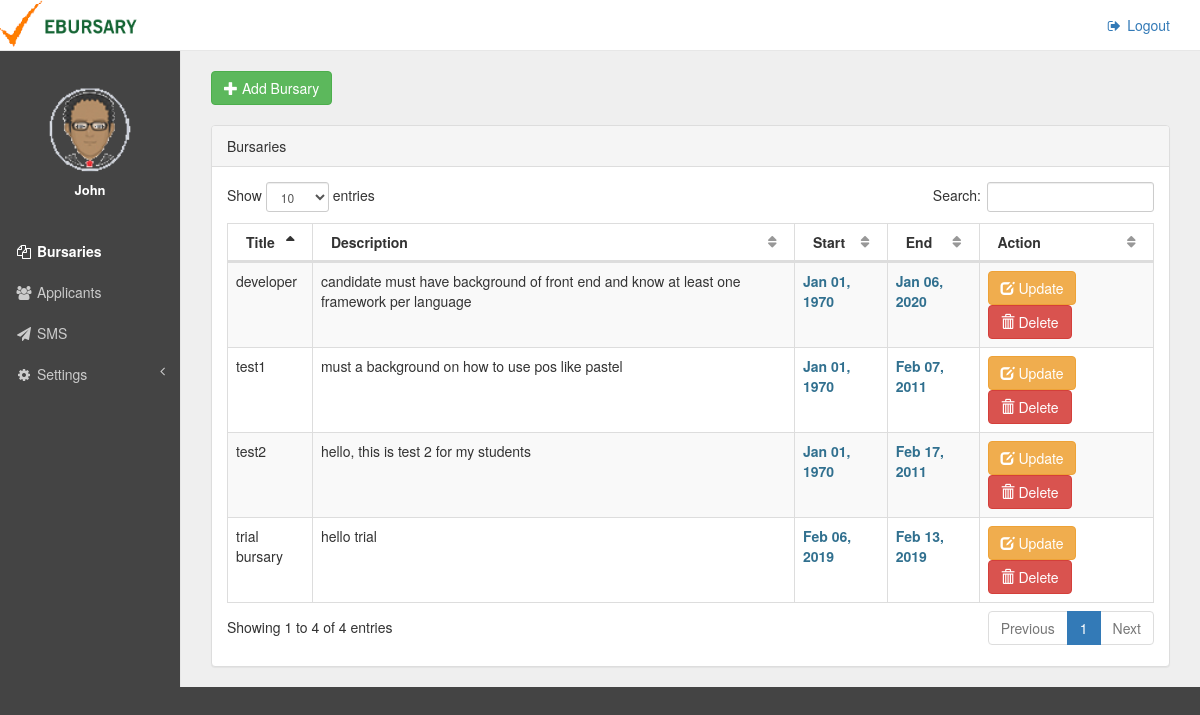
Screenshot of /bursaries.php (signed in) with the database file from the repository.
### tables this page shows
CREATE TABLE `bursaries` (
  `bursary_id` int(11) NOT NULL,
  `title` varchar(50) NOT NULL,
  `description` text NOT NULL,
  `start` varchar(10) NOT NULL,
  `end` varchar(10) NOT NULL,
  `month` varchar(8) NOT NULL,
  `year` varchar(5) NOT NULL
);

### bursaries.php (the view, shortened to what this page needs)
<?php
    require_once 'connect.php';
?>
<!DOCTYPE html>
<html lang="en">
<head>
    <link href="vendor/bootstrap/css/bootstrap.min.css" rel="stylesheet">
    <link href="vendor/metisMenu/metisMenu.min.css" rel="stylesheet">
    <link href="vendor/datatables-plugins/dataTables.bootstrap.css" rel="stylesheet">
    <link href="vendor/datatables-responsive/dataTables.responsive.css" rel="stylesheet">
    <link href="dist/css/sb-admin-2.css" rel="stylesheet">
    <link href="vendor/font-awesome/css/font-awesome.min.css" rel="stylesheet" type="text/css">
    <link href="css/sley.css" rel="stylesheet" type="text/css">
</head>
<body>
    <div id="wrapper">
        <nav class="navbar navbar-default navbar-static-top" role="navigation" style="margin-bottom: 0; background: #fff">
            <?php include 'header.php'?>
            <?php include 'sidebar.php'?>
        </nav>
        <div id="page-wrapper">
            <div class="row">
                <div class="col-lg-12">
                    <button type = "button" id = "add_activity" class = "btn btn-success"><span class = "glyphicon glyphicon-plus"></span> Add Bursary</button>
                    <div  id = "act_table" class="panel panel-default">
                        <div class="panel-heading">
                           Bursaries
                        </div>
                        <div class="panel-body">
                            <table width="100%" class="table table-striped table-bordered table-hover" id="dataTables-example">
                                <thead>
                                    <tr>
                                        <th>Title</th>
                                        <th>Description</th>
                                        <th>Start</th>
                                        <th>End</th>
                                        <th>Action</th>
                                    </tr>
                                </thead>
                                <tbody>
                                <?php
                                $act_query = $conn->query("SELECT * FROM `bursaries`") or die(mysqli_error());
                                while($act_fetch = $act_query->fetch_array()){
                                ?>
                                    <tr class="odd gradeX">
                                        <td><?php echo $act_fetch['title']?></td>
                                        <td><?php echo $act_fetch['description']?></td>
                                        <td><?php echo "<label class = 'text-info'>".date("M d, Y", strtotime($act_fetch['start']))."</label>"?></td>
                                        <td><?php echo "<label class = 'text-info'>".date("M d, Y", strtotime($act_fetch['end']))."</label>"?></td>
                                        <td class="center">
                                           <a href = "edit_bursary.php?activity_id=<?php echo $act_fetch['activity_id']?>" class = "btn btn-warning"><span class=  "glyphicon glyphicon-edit"></span> Update</a>
                                           <a href = "#" data-toggle = "modal" data-target = "#delete_activity" name = "<?php echo $act_fetch['activity_id']?>" class = "btn btn-danger activity_id"><span class=  "glyphicon glyphicon-trash"></span> Delete</a>
                                        </td>
                                    </tr>
                                <?php
                                    }
                                ?>
                                </tbody>
                            </table>
                        </div>
                    </div>
                </div>
            </div>
        </div>
    </div>
</body>
</html>

### css/sley.css (style rules this page uses)
#page-wrapper { background: #efefef; }

### rows the page displays
bursaries: title "test1", description "must a background on how to use pos like pastel", start "Jan 01, 1970", end "Feb 07, 2011"
bursaries: title "developer", description "candidate must have background of front end and know at least one framework per language", start "Jan 01, 1970", end "Jan 06, 2020"
bursaries: title "test2", description "hello, this is test 2 for my students", start "Jan 01, 1970", end "Feb 17, 2011"
bursaries: title "trial bursary", description "hello trial", start "Feb 06, 2019", end "Feb 13, 2019"

### other values shown
$name "John"
